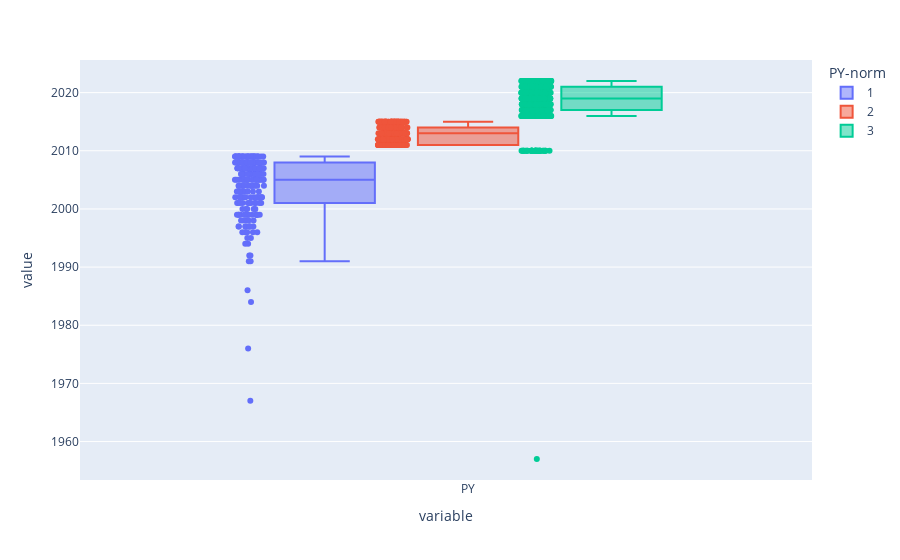

Write notebook code for a chart like this one.
### Code cell
fig = px.box(df,y=['PY'], points="all", color='PY-norm')
fig.show()

### Figure 1 — Plotly figure (JSON) as saved in the notebook; plotly's stock layout.template omitted (floating-point values rounded to 4 significant figures; data arrays with more than 128 entries replaced by an {"elided": "..."} marker saying what was removed)
{"data": [{"alignmentgroup": "True", "boxpoints": "all", "hovertemplate": "PY-norm=1<br>variable=%{x}<br>value=%{y}<extra></extra>", "legendgroup": "1", "marker": {"color": "#636efa"}, "name": "1", "notched": false, "offsetgroup": "1", "orientation": "v", "showlegend": true, "type": "box", "x": {"elided": "233 str values"}, "x0": " ", "xaxis": "x", "y": {"elided": "233 int values"}, "y0": " ", "yaxis": "y"}, {"alignmentgroup": "True", "boxpoints": "all", "hovertemplate": "PY-norm=2<br>variable=%{x}<br>value=%{y}<extra></extra>", "legendgroup": "2", "marker": {"color": "#EF553B"}, "name": "2", "notched": false, "offsetgroup": "2", "orientation": "v", "showlegend": true, "type": "box", "x": {"elided": "253 str values"}, "x0": " ", "xaxis": "x", "y": {"elided": "253 int values"}, "y0": " ", "yaxis": "y"}, {"alignmentgroup": "True", "boxpoints": "all", "hovertemplate": "PY-norm=3<br>variable=%{x}<br>value=%{y}<extra></extra>", "legendgroup": "3", "marker": {"color": "#00cc96"}, "name": "3", "notched": false, "offsetgroup": "3", "orientation": "v", "showlegend": true, "type": "box", "x": {"elided": "582 str values"}, "x0": " ", "xaxis": "x", "y": {"elided": "582 int values"}, "y0": " ", "yaxis": "y"}], "layout": {"boxmode": "group", "legend": {"title": {"text": "PY-norm"}, "tracegroupgap": 0}, "margin": {"t": 60}, "xaxis": {"anchor": "y", "domain": [0, 1], "title": {"text": "variable"}}, "yaxis": {"anchor": "x", "domain": [0, 1], "title": {"text": "value"}}}}
